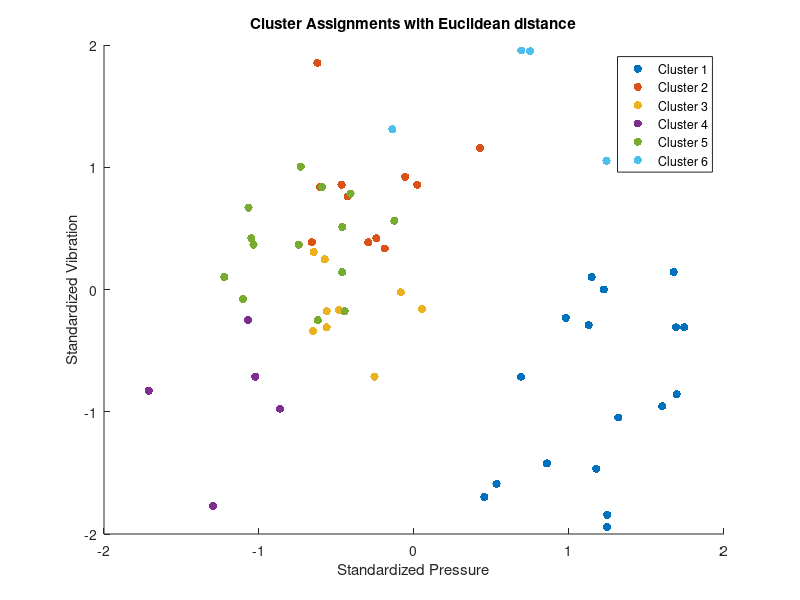

Recreate this plot in MATLAB.
%k-means clustering algorithm

% Load the data from the .mat file
data = load('Lab1/F0_PVT.mat');

pressure = data.Pressure;
temperature = data.Temperature;
vibration = data.Vibration;

% Standardize the data
pressure_standardized = (pressure - mean(pressure)) ./ std(pressure);
temperature_standardized = (temperature - mean(temperature)) ./ std(temperature);
vibration_standardized = (vibration - mean(vibration)) ./ std(vibration);

pressure_reshape = reshape(pressure_standardized, [], 1);
vibration_reshape = reshape(vibration_standardized, [], 1);
temperature_reshape = reshape(temperature_standardized, [], 1);

% Store all PVT data into a 60*3 matrix
data = zeros(size(pressure,1)*size(pressure,2),3);
data(:,1) = pressure_reshape;
data(:,2) = vibration_reshape;
data(:,3) = temperature_reshape;

% Cluster number
k = 6;

% Iteration 
maxIter = 50;

% Initialise centroids
numPoints = size(data,1);
centroids = data(randperm(numPoints, k), :);
assignment = zeros(size(data,1),3);
disp(size(assignment));


for it = 1:maxIter
    % Assign each datapoint to nearest centroid
    for i = 1:numPoints
        assign_j = -1;
        min_distance = inf;
        for j = 1:k
            distance = sqrt(sum((data(i,:) - centroids(j,:)) .^ 2));
            if distance < min_distance
                min_distance = distance;
                assign_j = j;
            end
        end
        assignment(i) = assign_j; % Store the index of the centroid
    end
    
    tmp = centroids;

    % Calculate means of datapoints in each cluster
    for j = 1:k
        points = data(assignment == j, :);
        if size(points, 1) > 0
            centroids(j, :) = mean(points);
        end
    end

    % Terminate if converge, otherwise update centroid and go again
    if centroids == tmp 
        break;
    end
end

disp('Cluster Assignments:');
disp(assignment);
disp('Centroids:')
disp(centroids)

figure;
hold on;
colors = lines(k); % Generate k distinct colors
for j = 1:k
    % Select data points assigned to each cluster
    cluster_points = data(assignment == j, :);
    scatter(cluster_points(:,1), cluster_points(:,2), 36, colors(j,:), 'filled');
end
xlabel('Standardized Pressure');
ylabel('Standardized Vibration');
title('Cluster Assignments with Euclidean distance');
legend(arrayfun(@(x) sprintf('Cluster %d', x), 1:k, 'UniformOutput', false));
hold off;

        
        
        
        
        
        
        
